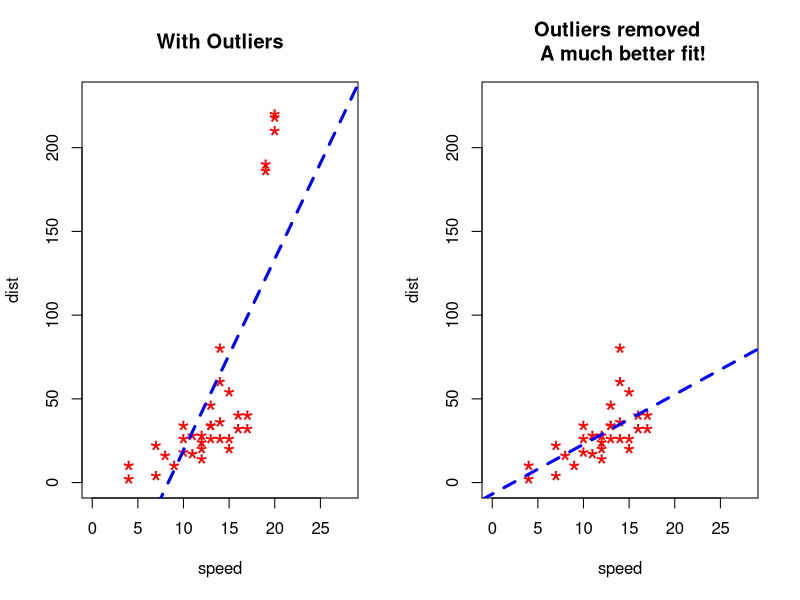

R code for this plot:




# Outlier Examples
# Cars dataset is built in Rstudio.
# you need to load the cars dataset first.
cars1 <- cars[1:30,] # first 30 rows of the original cars dataset.
head(cars1)
# Now we will introduce some additional data points that are outliers.
cars_outliers <- data.frame(speed=c(19,19,20,20,20), dist=c(190,186,210,220,218)) # introduced theoutliears
head(cars_outliers)
cars2 <- rbind(cars1, cars_outliers)
help(par) # Set or Query Graphical Parameters, read the RStudio documentation for "par" function.
par(mfrow=c(1, 2))
plot(cars2$speed, cars2$dist, xlim=c(0, 28), ylim=c(0, 230), main="With Outliers", xlab="speed", ylab="dist",
     pch="*", col="red", cex=2)
abline(lm(dist ~ speed, data=cars2), col="blue", lwd=3, lty=2)
# Plot of original data without outliers. Note the change in slope (angle) of best fit line.
plot(cars1$speed, cars1$dist, xlim=c(0, 28), ylim=c(0, 230), main="Outliers removed \n A much better fit!",
     xlab="speed", ylab="dist", pch="*", col="red", cex=2)
abline(lm(dist ~ speed, data=cars1), col="blue", lwd=3, lty=2)
